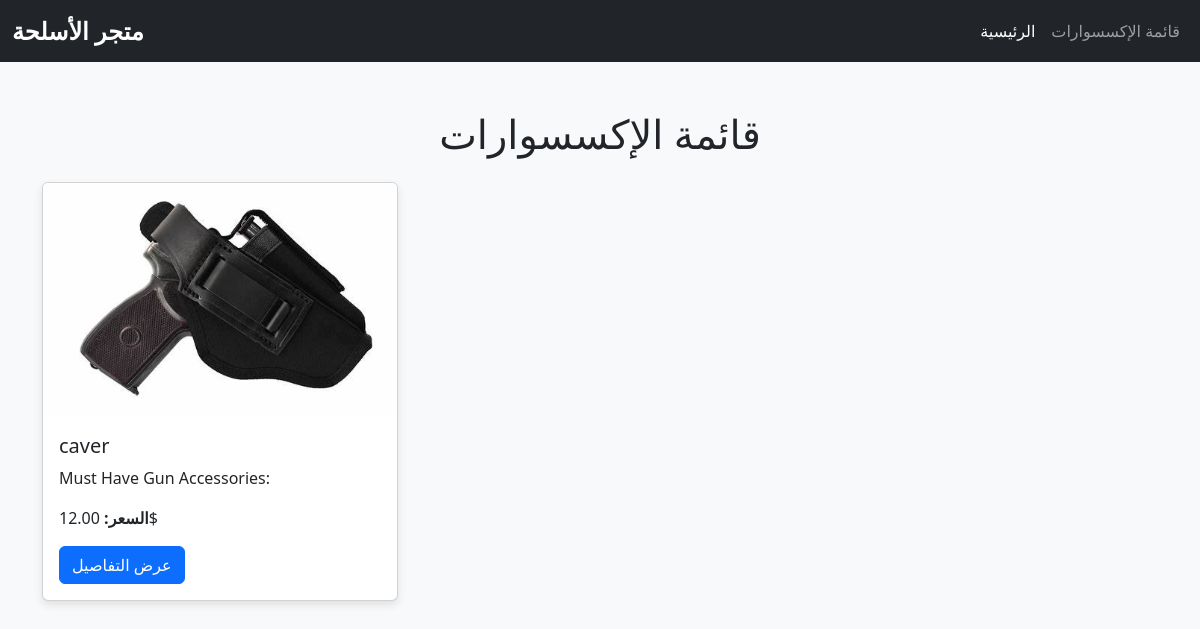
Screenshot of /accessories/ with the database file from the repository.
### store/models.py (models this page shows, shortened)
class Accessory(models.Model):
    name = models.CharField(max_length=100)
    weapon = models.ForeignKey(Weapon, on_delete=models.CASCADE)  # ربط الإكسسوار بالسلاح
    price = models.DecimalField(max_digits=10, decimal_places=2)
    description = models.TextField(blank=True)
    image = models.ImageField(upload_to='accessories/', default='accessories/default.jpg')

### store/views.py (the view)
# urls.py: path('accessories/', views.accessory_list, name='accessory_list'),  # قائمة الإكسسوارات
def accessory_list(request):
    accessories = Accessory.objects.all()
    return render(request, 'store/accessory_list.html', {'accessories': accessories})

### store/templates/store/accessory_list.html (shortened to what this page needs)
{% extends 'store/base.html' %}
{% block content %}
<h1 class="text-center mb-4">قائمة الإكسسوارات</h1>
<div class="row">
    {% for accessory in accessories %}
    <div class="col-md-4 mb-4">
        <div class="card h-100">
            <img src="{{ accessory.image.url }}" class="card-img-top" alt="{{ accessory.name }}">
            <div class="card-body">
                <h5 class="card-title">{{ accessory.name }}</h5>
                <p class="card-text">{{ accessory.description|truncatewords:15 }}</p>
                <p class="card-text"><strong>السعر: </strong>{{ accessory.price }}$</p>
                <a href="{% url 'accessory_detail' accessory.id %}" class="btn btn-primary">عرض التفاصيل</a>
            </div>
        </div>
    </div>
    {% endfor %}
</div>
{% endblock %}

### static/css/style.css (style rules this page uses)
body { background-color: #f8f9fa; }
.card { box-shadow: 0 4px 8px rgba(0, 0, 0, 0.1); transition: transform 0.3s; }

### rows the page displays
Accessory: image (picture), name "caver", description "Must Have Gun Accessories:", price "12.00"
